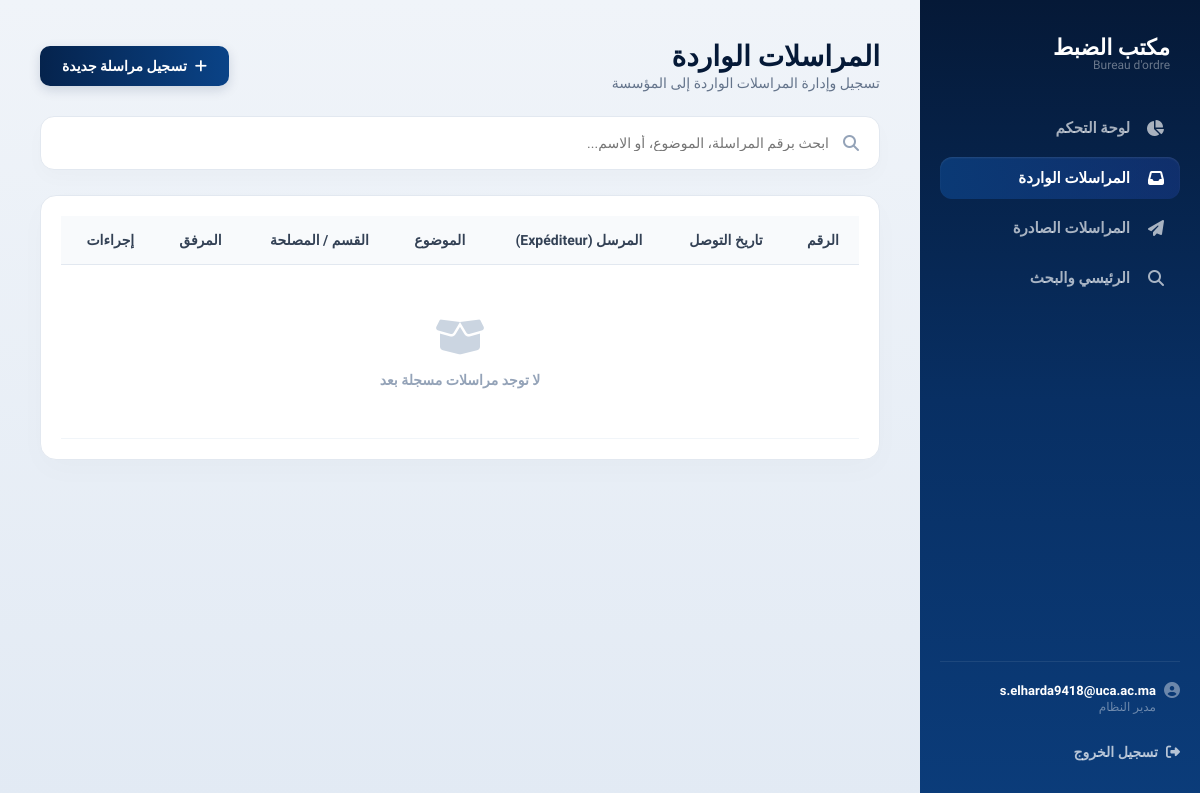
Page /arrivee on the earlier database version.
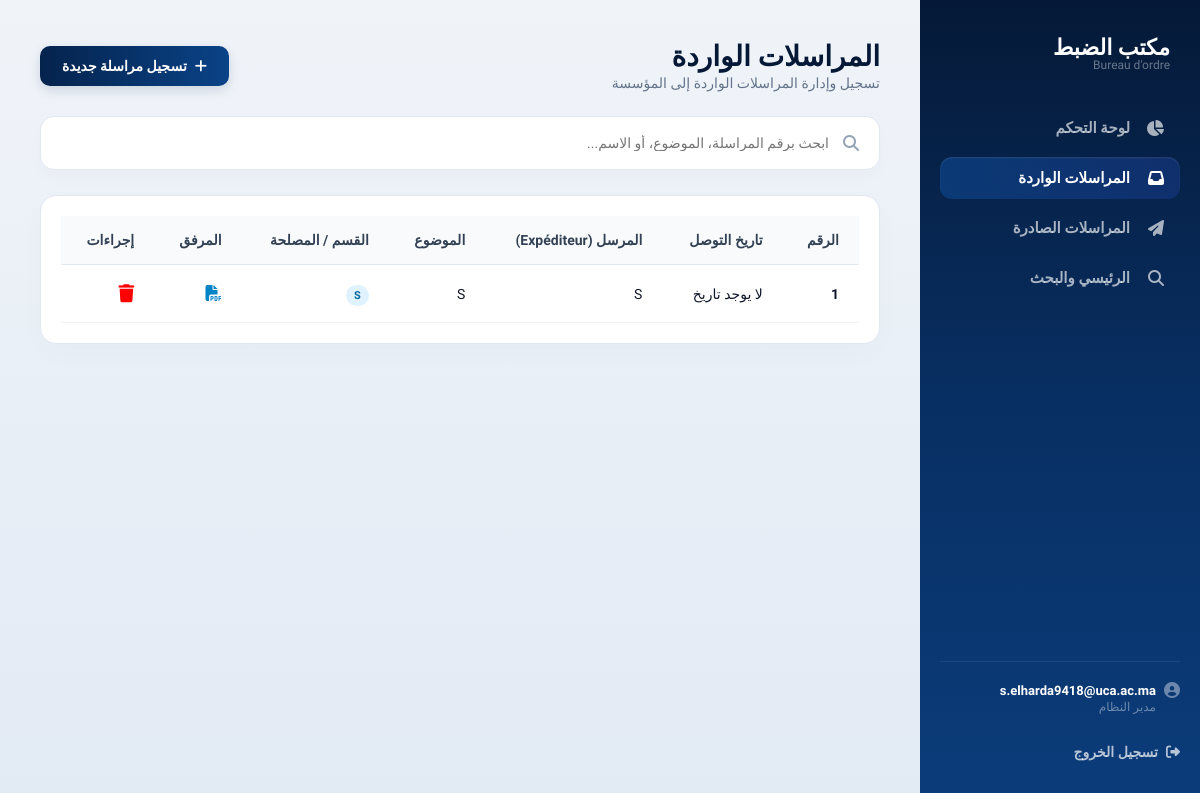
Same page on the later database version.
### app.py (models this page shows)
class Arrivee(db.Model):
    id = db.Column(db.Integer, primary_key=True)
    expediteur = db.Column(db.String(150), nullable=False)
    sujet = db.Column(db.String(255), nullable=False)
    division = db.Column(db.String(150), nullable=False)
    notes = db.Column(db.Text, nullable=True)
    file_path = db.Column(db.String(255), nullable=True)
    date_created = db.Column(db.DateTime, default=db.func.current_timestamp())

### app.py (the view)
@app.route('/arrivee')
def arrivee():
    courriers = Arrivee.query.order_by(Arrivee.id.desc()).all()
    return render_template('arrivee.html', courriers=courriers)

### templates/arrivee.html (shortened to what the changed rows need)
<!DOCTYPE html>
<html lang="ar" dir="rtl">
<head>
    <link rel="stylesheet" href="https://cdnjs.cloudflare.com/ajax/libs/font-awesome/6.5.0/css/all.min.css"/>
    <link rel="stylesheet" href="{{ url_for('static', filename='style.css') }}" />
</head>
<body>
    <div class="app">
        <main class="main">
            <header class="top-bar">
                <div class="top-bar-text">
                    <h1>المراسلات الواردة</h1>
                </div>
            </header>
            <div class="table-wrapper">
                <table>
                    <thead>
                        <tr>
                            <th>الرقم</th>
                            <th>تاريخ التوصل</th>
                            <th>المرسل (Expéditeur)</th>
                            <th>الموضوع</th>
                            <th>القسم / المصلحة</th>
                            <th>المرفق</th>
                            <th>إجراءات</th>
                        </tr>
                    </thead>
                    <tbody id="arriveeBody">
                        {% if courriers %}
                            {% for courrier in courriers %}
                            <tr>
                                <td><strong>{{ courrier.id }}</strong></td>
                                <td>
                                    {% if courrier.date_created %}
                                        {{ courrier.date_created.strftime('%Y-%m-%d') }}
                                    {% else %}
                                        لا يوجد تاريخ
                                    {% endif %}
                                </td>
                                <td>{{ courrier.expediteur }}</td>
                                <td>{{ courrier.sujet }}</td>
                                <td><span class="badge badge-blue">{{ courrier.division }}</span></td>
                                <td>
                                    {% if courrier.file_path %}
                                        <a href="/uploads/{{ courrier.file_path }}" target="_blank" style="color: #0284c7; font-size: 16px;">
                                            <i class="fas fa-file-pdf"></i>
                                        </a>
                                    {% else %}
                                        <span style="color: #94a3b8;">لا يوجد</span>
                                    {% endif %}
                                </td>
                                <td>
                                      <a href="#"
                                        style="color: red; font-size: 18px;"
                                         onclick="deleteItem('/delete_arrivee/{{ courrier.id }}', this)">
                                               <i class="fas fa-trash"></i>
                                      </a>
                                </td>
                            </tr>
                            {% endfor %}
                        {% else %}
                            <tr>
                                <td colspan="7" class="empty-row">
                                    <div style="font-size: 40px; color: #cbd5e1; margin-bottom: 10px;">
                                        <i class="fas fa-box-open"></i>
                                    </div>
                                    <p>لا توجد مراسلات مسجلة بعد</p>
                                </td>
                            </tr>
                        {% endif %}
                    </tbody>
                </table>
            </div>
        </main>
    </div>
</body>
</html>

Differences in the rows shown:
added Arrivee: id "1", shows "لا يوجد تاريخ", expediteur "S", sujet "S", division "S"
Other differences:
text no longer shown: "لا توجد مراسلات مسجلة بعد"
